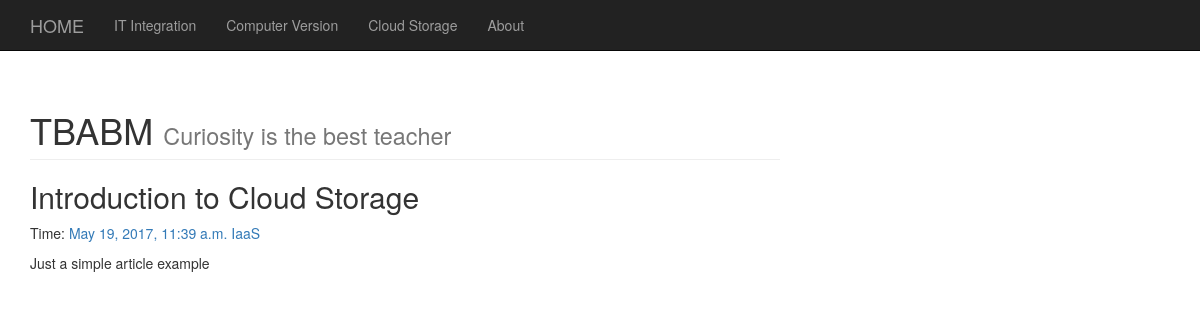
The app's page /2/, older data.
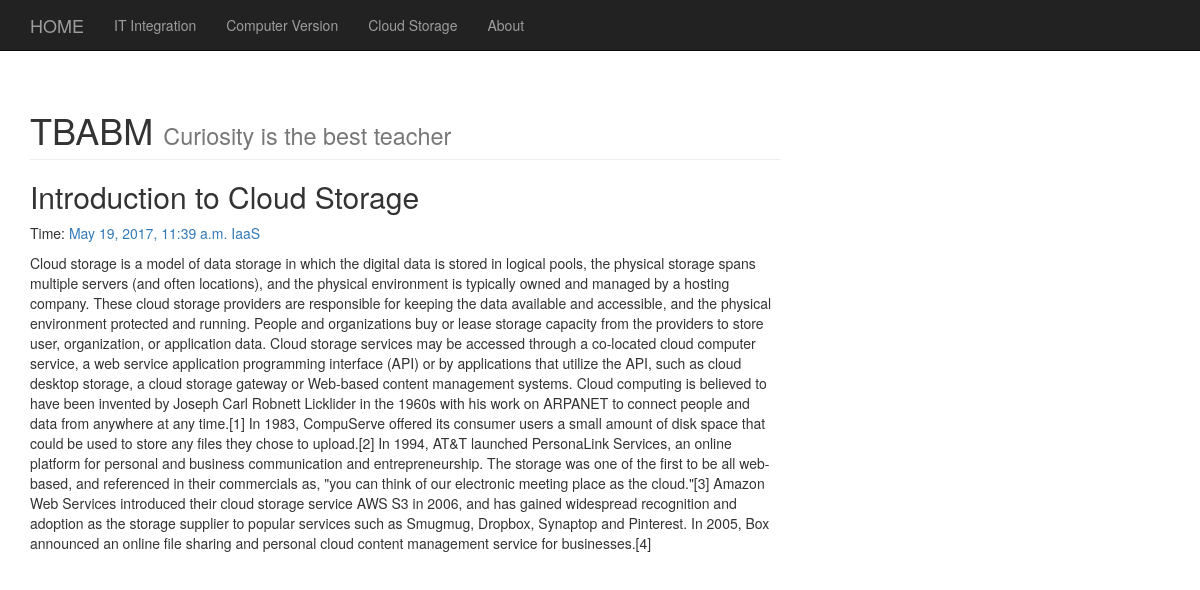
The same page, newer data.
### blog/models.py (models this page shows, shortened)
class blog(models.Model):
    title = models.CharField(max_length = 100)
    category = models.CharField(max_length = 50, blank = True)
    date_time = models.DateTimeField(auto_now_add = True)
    content = RichTextField()
    class Meta:
        ordering = ['-date_time']

### blog/views.py (the view)
# urls.py: url(r'^(?P<id>\d+)/$', views.detail, name = 'detail' ),
def detail(request, id):
    try:
        articles = blog.objects.get(id=str(id))
    except blog.DoesNotExist:
        raise Http404
    return render(request, 'article.html', {'post': articles})

### blog/templates/article.html
{% extends "base.html" %}
{% block content %}
<div class="articles">
	<section class="article">
		<header class="article-header">
			<h2 class="article-title">
				{{ post.title }}
			</h2>
			<p class="article-meta">
				Time: <a class="article-time" href="#">{{ post.date_time }}</a>
				<a class="article-category" href="#">{{ post.category }}</a>
			</p>
		</header>
		<div class="article-content">
			<p>
				{{ post.content | safe}}
			</p>
		</div>
	</section>
</div>
{% endblock %}

Row changes from the older to the newer data that the page shows:
changed blog "Introduction to Cloud Storage": content "Just a simple article example" → "Cloud storage is a model of data storage in which the digital data is stored in logical pools, the physical storage spans multiple servers (and often locations), and the physical environment is typically owned and managed by a hosting company. These cloud storage providers are responsible for keeping the data available and accessible, and the physical environment protected and running. People and organizations buy or lease storage capacity from the providers to store user, organization, or application data. Cloud storage services may be accessed through a co-located cloud computer service, a web service application programming interface (API) or by applications that utilize the API, such as…"
